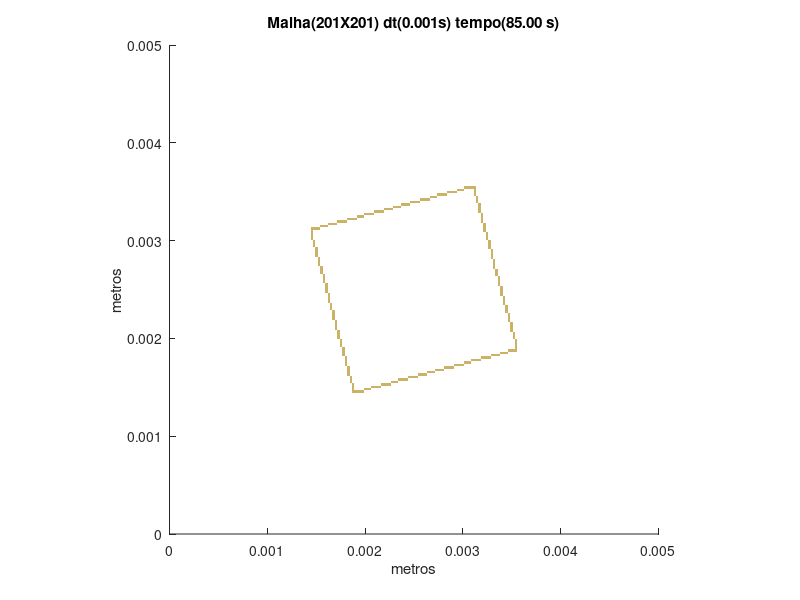

Write the MATLAB code that produced this figure.
set (gca,'PlotBoxAspectRatio',[1 1 1],'Xlim',[0,0.005],'Ylim',[0,0.005])
hold on
title('Malha(201X201) dt(0.001s) tempo(85.00 s)')
hold on
ylabel('metros')
hold on
xlabel('metros')
hold on

fill([0.00186567164179104 0.00186567164179104 0.00189054726368159 0.00189054726368159],[0.00144278606965174 0.00146766169154229 0.00146766169154229 0.00144278606965174],[0.8,0.7,0.4],'LineStyle','none')

fill([0.00189054726368159 0.00189054726368159 0.00191542288557214 0.00191542288557214],[0.00144278606965174 0.00146766169154229 0.00146766169154229 0.00144278606965174],[0.8,0.7,0.4],'LineStyle','none')

fill([0.00191542288557214 0.00191542288557214 0.00194029850746269 0.00194029850746269],[0.00144278606965174 0.00146766169154229 0.00146766169154229 0.00144278606965174],[0.8,0.7,0.4],'LineStyle','none')

fill([0.00194029850746269 0.00194029850746269 0.00196517412935323 0.00196517412935323],[0.00144278606965174 0.00146766169154229 0.00146766169154229 0.00144278606965174],[0.8,0.7,0.4],'LineStyle','none')

fill([0.00196517412935323 0.00196517412935323 0.00199004975124378 0.00199004975124378],[0.00144278606965174 0.00146766169154229 0.00146766169154229 0.00144278606965174],[0.8,0.7,0.4],'LineStyle','none')

fill([0.00186567164179104 0.00186567164179104 0.00189054726368159 0.00189054726368159],[0.00146766169154229 0.00149253731343284 0.00149253731343284 0.00146766169154229],[0.8,0.7,0.4],'LineStyle','none')

fill([0.00199004975124378 0.00199004975124378 0.00201492537313433 0.00201492537313433],[0.00146766169154229 0.00149253731343284 0.00149253731343284 0.00146766169154229],[0.8,0.7,0.4],'LineStyle','none')

fill([0.00201492537313433 0.00201492537313433 0.00203980099502488 0.00203980099502488],[0.00146766169154229 0.00149253731343284 0.00149253731343284 0.00146766169154229],[0.8,0.7,0.4],'LineStyle','none')

fill([0.00203980099502488 0.00203980099502488 0.00206467661691542 0.00206467661691542],[0.00146766169154229 0.00149253731343284 0.00149253731343284 0.00146766169154229],[0.8,0.7,0.4],'LineStyle','none')

fill([0.00186567164179104 0.00186567164179104 0.00189054726368159 0.00189054726368159],[0.00149253731343284 0.00151741293532338 0.00151741293532338 0.00149253731343284],[0.8,0.7,0.4],'LineStyle','none')

fill([0.00206467661691542 0.00206467661691542 0.00208955223880597 0.00208955223880597],[0.00149253731343284 0.00151741293532338 0.00151741293532338 0.00149253731343284],[0.8,0.7,0.4],'LineStyle','none')

fill([0.00208955223880597 0.00208955223880597 0.00211442786069652 0.00211442786069652],[0.00149253731343284 0.00151741293532338 0.00151741293532338 0.00149253731343284],[0.8,0.7,0.4],'LineStyle','none')

fill([0.00211442786069652 0.00211442786069652 0.00213930348258706 0.00213930348258706],[0.00149253731343284 0.00151741293532338 0.00151741293532338 0.00149253731343284],[0.8,0.7,0.4],'LineStyle','none')

fill([0.00213930348258706 0.00213930348258706 0.00216417910447761 0.00216417910447761],[0.00149253731343284 0.00151741293532338 0.00151741293532338 0.00149253731343284],[0.8,0.7,0.4],'LineStyle','none')

fill([0.00186567164179104 0.00186567164179104 0.00189054726368159 0.00189054726368159],[0.00151741293532338 0.00154228855721393 0.00154228855721393 0.00151741293532338],[0.8,0.7,0.4],'LineStyle','none')

fill([0.00216417910447761 0.00216417910447761 0.00218905472636816 0.00218905472636816],[0.00151741293532338 0.00154228855721393 0.00154228855721393 0.00151741293532338],[0.8,0.7,0.4],'LineStyle','none')

fill([0.00218905472636816 0.00218905472636816 0.00221393034825871 0.00221393034825871],[0.00151741293532338 0.00154228855721393 0.00154228855721393 0.00151741293532338],[0.8,0.7,0.4],'LineStyle','none')

fill([0.00221393034825871 0.00221393034825871 0.00223880597014925 0.00223880597014925],[0.00151741293532338 0.00154228855721393 0.00154228855721393 0.00151741293532338],[0.8,0.7,0.4],'LineStyle','none')

fill([0.00223880597014925 0.00223880597014925 0.0022636815920398 0.0022636815920398],[0.00151741293532338 0.00154228855721393 0.00154228855721393 0.00151741293532338],[0.8,0.7,0.4],'LineStyle','none')

fill([0.0018407960199005 0.0018407960199005 0.00186567164179104 0.00186567164179104],[0.00154228855721393 0.00156716417910448 0.00156716417910448 0.00154228855721393],[0.8,0.7,0.4],'LineStyle','none')

fill([0.0022636815920398 0.0022636815920398 0.00228855721393035 0.00228855721393035],[0.00154228855721393 0.00156716417910448 0.00156716417910448 0.00154228855721393],[0.8,0.7,0.4],'LineStyle','none')

fill([0.00228855721393035 0.00228855721393035 0.0023134328358209 0.0023134328358209],[0.00154228855721393 0.00156716417910448 0.00156716417910448 0.00154228855721393],[0.8,0.7,0.4],'LineStyle','none')

fill([0.0023134328358209 0.0023134328358209 0.00233830845771144 0.00233830845771144],[0.00154228855721393 0.00156716417910448 0.00156716417910448 0.00154228855721393],[0.8,0.7,0.4],'LineStyle','none')

fill([0.0018407960199005 0.0018407960199005 0.00186567164179104 0.00186567164179104],[0.00156716417910448 0.00159203980099502 0.00159203980099502 0.00156716417910448],[0.8,0.7,0.4],'LineStyle','none')

fill([0.00233830845771144 0.00233830845771144 0.00236318407960199 0.00236318407960199],[0.00156716417910448 0.00159203980099502 0.00159203980099502 0.00156716417910448],[0.8,0.7,0.4],'LineStyle','none')

fill([0.00236318407960199 0.00236318407960199 0.00238805970149254 0.00238805970149254],[0.00156716417910448 0.00159203980099502 0.00159203980099502 0.00156716417910448],[0.8,0.7,0.4],'LineStyle','none')

fill([0.00238805970149254 0.00238805970149254 0.00241293532338308 0.00241293532338308],[0.00156716417910448 0.00159203980099502 0.00159203980099502 0.00156716417910448],[0.8,0.7,0.4],'LineStyle','none')

fill([0.00241293532338308 0.00241293532338308 0.00243781094527363 0.00243781094527363],[0.00156716417910448 0.00159203980099502 0.00159203980099502 0.00156716417910448],[0.8,0.7,0.4],'LineStyle','none')

fill([0.0018407960199005 0.0018407960199005 0.00186567164179104 0.00186567164179104],[0.00159203980099502 0.00161691542288557 0.00161691542288557 0.00159203980099502],[0.8,0.7,0.4],'LineStyle','none')

fill([0.00243781094527363 0.00243781094527363 0.00246268656716418 0.00246268656716418],[0.00159203980099502 0.00161691542288557 0.00161691542288557 0.00159203980099502],[0.8,0.7,0.4],'LineStyle','none')

fill([0.00246268656716418 0.00246268656716418 0.00248756218905473 0.00248756218905473],[0.00159203980099502 0.00161691542288557 0.00161691542288557 0.00159203980099502],[0.8,0.7,0.4],'LineStyle','none')

fill([0.00248756218905473 0.00248756218905473 0.00251243781094527 0.00251243781094527],[0.00159203980099502 0.00161691542288557 0.00161691542288557 0.00159203980099502],[0.8,0.7,0.4],'LineStyle','none')

fill([0.00251243781094527 0.00251243781094527 0.00253731343283582 0.00253731343283582],[0.00159203980099502 0.00161691542288557 0.00161691542288557 0.00159203980099502],[0.8,0.7,0.4],'LineStyle','none')

fill([0.00181592039800995 0.00181592039800995 0.0018407960199005 0.0018407960199005],[0.00161691542288557 0.00164179104477612 0.00164179104477612 0.00161691542288557],[0.8,0.7,0.4],'LineStyle','none')

fill([0.00253731343283582 0.00253731343283582 0.00256218905472637 0.00256218905472637],[0.00161691542288557 0.00164179104477612 0.00164179104477612 0.00161691542288557],[0.8,0.7,0.4],'LineStyle','none')

fill([0.00256218905472637 0.00256218905472637 0.00258706467661692 0.00258706467661692],[0.00161691542288557 0.00164179104477612 0.00164179104477612 0.00161691542288557],[0.8,0.7,0.4],'LineStyle','none')

fill([0.00258706467661692 0.00258706467661692 0.00261194029850746 0.00261194029850746],[0.00161691542288557 0.00164179104477612 0.00164179104477612 0.00161691542288557],[0.8,0.7,0.4],'LineStyle','none')

fill([0.00261194029850746 0.00261194029850746 0.00263681592039801 0.00263681592039801],[0.00161691542288557 0.00164179104477612 0.00164179104477612 0.00161691542288557],[0.8,0.7,0.4],'LineStyle','none')

fill([0.00181592039800995 0.00181592039800995 0.0018407960199005 0.0018407960199005],[0.00164179104477612 0.00166666666666667 0.00166666666666667 0.00164179104477612],[0.8,0.7,0.4],'LineStyle','none')

fill([0.00263681592039801 0.00263681592039801 0.00266169154228856 0.00266169154228856],[0.00164179104477612 0.00166666666666667 0.00166666666666667 0.00164179104477612],[0.8,0.7,0.4],'LineStyle','none')

fill([0.00266169154228856 0.00266169154228856 0.0026865671641791 0.0026865671641791],[0.00164179104477612 0.00166666666666667 0.00166666666666667 0.00164179104477612],[0.8,0.7,0.4],'LineStyle','none')

fill([0.0026865671641791 0.0026865671641791 0.00271144278606965 0.00271144278606965],[0.00164179104477612 0.00166666666666667 0.00166666666666667 0.00164179104477612],[0.8,0.7,0.4],'LineStyle','none')

fill([0.00181592039800995 0.00181592039800995 0.0018407960199005 0.0018407960199005],[0.00166666666666667 0.00169154228855721 0.00169154228855721 0.00166666666666667],[0.8,0.7,0.4],'LineStyle','none')

fill([0.00271144278606965 0.00271144278606965 0.0027363184079602 0.0027363184079602],[0.00166666666666667 0.00169154228855721 0.00169154228855721 0.00166666666666667],[0.8,0.7,0.4],'LineStyle','none')

fill([0.0027363184079602 0.0027363184079602 0.00276119402985075 0.00276119402985075],[0.00166666666666667 0.00169154228855721 0.00169154228855721 0.00166666666666667],[0.8,0.7,0.4],'LineStyle','none')

fill([0.00276119402985075 0.00276119402985075 0.00278606965174129 0.00278606965174129],[0.00166666666666667 0.00169154228855721 0.00169154228855721 0.00166666666666667],[0.8,0.7,0.4],'LineStyle','none')

fill([0.00278606965174129 0.00278606965174129 0.00281094527363184 0.00281094527363184],[0.00166666666666667 0.00169154228855721 0.00169154228855721 0.00166666666666667],[0.8,0.7,0.4],'LineStyle','none')

fill([0.00181592039800995 0.00181592039800995 0.0018407960199005 0.0018407960199005],[0.00169154228855721 0.00171641791044776 0.00171641791044776 0.00169154228855721],[0.8,0.7,0.4],'LineStyle','none')

fill([0.00281094527363184 0.00281094527363184 0.00283582089552239 0.00283582089552239],[0.00169154228855721 0.00171641791044776 0.00171641791044776 0.00169154228855721],[0.8,0.7,0.4],'LineStyle','none')

fill([0.00283582089552239 0.00283582089552239 0.00286069651741294 0.00286069651741294],[0.00169154228855721 0.00171641791044776 0.00171641791044776 0.00169154228855721],[0.8,0.7,0.4],'LineStyle','none')

fill([0.00286069651741294 0.00286069651741294 0.00288557213930348 0.00288557213930348],[0.00169154228855721 0.00171641791044776 0.00171641791044776 0.00169154228855721],[0.8,0.7,0.4],'LineStyle','none')

fill([0.00288557213930348 0.00288557213930348 0.00291044776119403 0.00291044776119403],[0.00169154228855721 0.00171641791044776 0.00171641791044776 0.00169154228855721],[0.8,0.7,0.4],'LineStyle','none')

fill([0.0017910447761194 0.0017910447761194 0.00181592039800995 0.00181592039800995],[0.00171641791044776 0.00174129353233831 0.00174129353233831 0.00171641791044776],[0.8,0.7,0.4],'LineStyle','none')

fill([0.00291044776119403 0.00291044776119403 0.00293532338308458 0.00293532338308458],[0.00171641791044776 0.00174129353233831 0.00174129353233831 0.00171641791044776],[0.8,0.7,0.4],'LineStyle','none')

fill([0.00293532338308458 0.00293532338308458 0.00296019900497512 0.00296019900497512],[0.00171641791044776 0.00174129353233831 0.00174129353233831 0.00171641791044776],[0.8,0.7,0.4],'LineStyle','none')

fill([0.00296019900497512 0.00296019900497512 0.00298507462686567 0.00298507462686567],[0.00171641791044776 0.00174129353233831 0.00174129353233831 0.00171641791044776],[0.8,0.7,0.4],'LineStyle','none')

fill([0.00298507462686567 0.00298507462686567 0.00300995024875622 0.00300995024875622],[0.00171641791044776 0.00174129353233831 0.00174129353233831 0.00171641791044776],[0.8,0.7,0.4],'LineStyle','none')

fill([0.0017910447761194 0.0017910447761194 0.00181592039800995 0.00181592039800995],[0.00174129353233831 0.00176616915422886 0.00176616915422886 0.00174129353233831],[0.8,0.7,0.4],'LineStyle','none')

fill([0.00300995024875622 0.00300995024875622 0.00303482587064677 0.00303482587064677],[0.00174129353233831 0.00176616915422886 0.00176616915422886 0.00174129353233831],[0.8,0.7,0.4],'LineStyle','none')

fill([0.00303482587064677 0.00303482587064677 0.00305970149253731 0.00305970149253731],[0.00174129353233831 0.00176616915422886 0.00176616915422886 0.00174129353233831],[0.8,0.7,0.4],'LineStyle','none')

fill([0.00305970149253731 0.00305970149253731 0.00308457711442786 0.00308457711442786],[0.00174129353233831 0.00176616915422886 0.00176616915422886 0.00174129353233831],[0.8,0.7,0.4],'LineStyle','none')

fill([0.0017910447761194 0.0017910447761194 0.00181592039800995 0.00181592039800995],[0.00176616915422886 0.0017910447761194 0.0017910447761194 0.00176616915422886],[0.8,0.7,0.4],'LineStyle','none')

fill([0.00308457711442786 0.00308457711442786 0.00310945273631841 0.00310945273631841],[0.00176616915422886 0.0017910447761194 0.0017910447761194 0.00176616915422886],[0.8,0.7,0.4],'LineStyle','none')

fill([0.00310945273631841 0.00310945273631841 0.00313432835820896 0.00313432835820896],[0.00176616915422886 0.0017910447761194 0.0017910447761194 0.00176616915422886],[0.8,0.7,0.4],'LineStyle','none')

fill([0.00313432835820896 0.00313432835820896 0.0031592039800995 0.0031592039800995],[0.00176616915422886 0.0017910447761194 0.0017910447761194 0.00176616915422886],[0.8,0.7,0.4],'LineStyle','none')

fill([0.0031592039800995 0.0031592039800995 0.00318407960199005 0.00318407960199005],[0.00176616915422886 0.0017910447761194 0.0017910447761194 0.00176616915422886],[0.8,0.7,0.4],'LineStyle','none')

fill([0.0017910447761194 0.0017910447761194 0.00181592039800995 0.00181592039800995],[0.0017910447761194 0.00181592039800995 0.00181592039800995 0.0017910447761194],[0.8,0.7,0.4],'LineStyle','none')

fill([0.00318407960199005 0.00318407960199005 0.0032089552238806 0.0032089552238806],[0.0017910447761194 0.00181592039800995 0.00181592039800995 0.0017910447761194],[0.8,0.7,0.4],'LineStyle','none')

fill([0.0032089552238806 0.0032089552238806 0.00323383084577114 0.00323383084577114],[0.0017910447761194 0.00181592039800995 0.00181592039800995 0.0017910447761194],[0.8,0.7,0.4],'LineStyle','none')

fill([0.00323383084577114 0.00323383084577114 0.00325870646766169 0.00325870646766169],[0.0017910447761194 0.00181592039800995 0.00181592039800995 0.0017910447761194],[0.8,0.7,0.4],'LineStyle','none')

fill([0.00325870646766169 0.00325870646766169 0.00328358208955224 0.00328358208955224],[0.0017910447761194 0.00181592039800995 0.00181592039800995 0.0017910447761194],[0.8,0.7,0.4],'LineStyle','none')

fill([0.00176616915422886 0.00176616915422886 0.0017910447761194 0.0017910447761194],[0.00181592039800995 0.0018407960199005 0.0018407960199005 0.00181592039800995],[0.8,0.7,0.4],'LineStyle','none')

fill([0.00328358208955224 0.00328358208955224 0.00330845771144279 0.00330845771144279],[0.00181592039800995 0.0018407960199005 0.0018407960199005 0.00181592039800995],[0.8,0.7,0.4],'LineStyle','none')

fill([0.00330845771144279 0.00330845771144279 0.00333333333333333 0.00333333333333333],[0.00181592039800995 0.0018407960199005 0.0018407960199005 0.00181592039800995],[0.8,0.7,0.4],'LineStyle','none')

fill([0.00333333333333333 0.00333333333333333 0.00335820895522388 0.00335820895522388],[0.00181592039800995 0.0018407960199005 0.0018407960199005 0.00181592039800995],[0.8,0.7,0.4],'LineStyle','none')

fill([0.00335820895522388 0.00335820895522388 0.00338308457711443 0.00338308457711443],[0.00181592039800995 0.0018407960199005 0.0018407960199005 0.00181592039800995],[0.8,0.7,0.4],'LineStyle','none')

fill([0.00176616915422886 0.00176616915422886 0.0017910447761194 0.0017910447761194],[0.0018407960199005 0.00186567164179104 0.00186567164179104 0.0018407960199005],[0.8,0.7,0.4],'LineStyle','none')

fill([0.00338308457711443 0.00338308457711443 0.00340796019900498 0.00340796019900498],[0.0018407960199005 0.00186567164179104 0.00186567164179104 0.0018407960199005],[0.8,0.7,0.4],'LineStyle','none')

fill([0.00340796019900498 0.00340796019900498 0.00343283582089552 0.00343283582089552],[0.0018407960199005 0.00186567164179104 0.00186567164179104 0.0018407960199005],[0.8,0.7,0.4],'LineStyle','none')

fill([0.00343283582089552 0.00343283582089552 0.00345771144278607 0.00345771144278607],[0.0018407960199005 0.00186567164179104 0.00186567164179104 0.0018407960199005],[0.8,0.7,0.4],'LineStyle','none')

fill([0.00176616915422886 0.00176616915422886 0.0017910447761194 0.0017910447761194],[0.00186567164179104 0.00189054726368159 0.00189054726368159 0.00186567164179104],[0.8,0.7,0.4],'LineStyle','none')

fill([0.00345771144278607 0.00345771144278607 0.00348258706467662 0.00348258706467662],[0.00186567164179104 0.00189054726368159 0.00189054726368159 0.00186567164179104],[0.8,0.7,0.4],'LineStyle','none')

fill([0.00348258706467662 0.00348258706467662 0.00350746268656716 0.00350746268656716],[0.00186567164179104 0.00189054726368159 0.00189054726368159 0.00186567164179104],[0.8,0.7,0.4],'LineStyle','none')

fill([0.00350746268656716 0.00350746268656716 0.00353233830845771 0.00353233830845771],[0.00186567164179104 0.00189054726368159 0.00189054726368159 0.00186567164179104],[0.8,0.7,0.4],'LineStyle','none')

fill([0.00353233830845771 0.00353233830845771 0.00355721393034826 0.00355721393034826],[0.00186567164179104 0.00189054726368159 0.00189054726368159 0.00186567164179104],[0.8,0.7,0.4],'LineStyle','none')

fill([0.00176616915422886 0.00176616915422886 0.0017910447761194 0.0017910447761194],[0.00189054726368159 0.00191542288557214 0.00191542288557214 0.00189054726368159],[0.8,0.7,0.4],'LineStyle','none')

fill([0.00353233830845771 0.00353233830845771 0.00355721393034826 0.00355721393034826],[0.00189054726368159 0.00191542288557214 0.00191542288557214 0.00189054726368159],[0.8,0.7,0.4],'LineStyle','none')

fill([0.00174129353233831 0.00174129353233831 0.00176616915422886 0.00176616915422886],[0.00191542288557214 0.00194029850746269 0.00194029850746269 0.00191542288557214],[0.8,0.7,0.4],'LineStyle','none')

fill([0.00353233830845771 0.00353233830845771 0.00355721393034826 0.00355721393034826],[0.00191542288557214 0.00194029850746269 0.00194029850746269 0.00191542288557214],[0.8,0.7,0.4],'LineStyle','none')

fill([0.00174129353233831 0.00174129353233831 0.00176616915422886 0.00176616915422886],[0.00194029850746269 0.00196517412935323 0.00196517412935323 0.00194029850746269],[0.8,0.7,0.4],'LineStyle','none')

fill([0.00353233830845771 0.00353233830845771 0.00355721393034826 0.00355721393034826],[0.00194029850746269 0.00196517412935323 0.00196517412935323 0.00194029850746269],[0.8,0.7,0.4],'LineStyle','none')

fill([0.00174129353233831 0.00174129353233831 0.00176616915422886 0.00176616915422886],[0.00196517412935323 0.00199004975124378 0.00199004975124378 0.00196517412935323],[0.8,0.7,0.4],'LineStyle','none')

fill([0.00353233830845771 0.00353233830845771 0.00355721393034826 0.00355721393034826],[0.00196517412935323 0.00199004975124378 0.00199004975124378 0.00196517412935323],[0.8,0.7,0.4],'LineStyle','none')

fill([0.00171641791044776 0.00171641791044776 0.00174129353233831 0.00174129353233831],[0.00199004975124378 0.00201492537313433 0.00201492537313433 0.00199004975124378],[0.8,0.7,0.4],'LineStyle','none')

fill([0.00350746268656716 0.00350746268656716 0.00353233830845771 0.00353233830845771],[0.00199004975124378 0.00201492537313433 0.00201492537313433 0.00199004975124378],[0.8,0.7,0.4],'LineStyle','none')

fill([0.00171641791044776 0.00171641791044776 0.00174129353233831 0.00174129353233831],[0.00201492537313433 0.00203980099502488 0.00203980099502488 0.00201492537313433],[0.8,0.7,0.4],'LineStyle','none')

fill([0.00350746268656716 0.00350746268656716 0.00353233830845771 0.00353233830845771],[0.00201492537313433 0.00203980099502488 0.00203980099502488 0.00201492537313433],[0.8,0.7,0.4],'LineStyle','none')

fill([0.00171641791044776 0.00171641791044776 0.00174129353233831 0.00174129353233831],[0.00203980099502488 0.00206467661691542 0.00206467661691542 0.00203980099502488],[0.8,0.7,0.4],'LineStyle','none')

fill([0.00350746268656716 0.00350746268656716 0.00353233830845771 0.00353233830845771],[0.00203980099502488 0.00206467661691542 0.00206467661691542 0.00203980099502488],[0.8,0.7,0.4],'LineStyle','none')

fill([0.00171641791044776 0.00171641791044776 0.00174129353233831 0.00174129353233831],[0.00206467661691542 0.00208955223880597 0.00208955223880597 0.00206467661691542],[0.8,0.7,0.4],'LineStyle','none')

fill([0.00348258706467662 0.00348258706467662 0.00350746268656716 0.00350746268656716],[0.00206467661691542 0.00208955223880597 0.00208955223880597 0.00206467661691542],[0.8,0.7,0.4],'LineStyle','none')

fill([0.00169154228855721 0.00169154228855721 0.00171641791044776 0.00171641791044776],[0.00208955223880597 0.00211442786069652 0.00211442786069652 0.00208955223880597],[0.8,0.7,0.4],'LineStyle','none')

fill([0.00348258706467662 0.00348258706467662 0.00350746268656716 0.00350746268656716],[0.00208955223880597 0.00211442786069652 0.00211442786069652 0.00208955223880597],[0.8,0.7,0.4],'LineStyle','none')

fill([0.00169154228855721 0.00169154228855721 0.00171641791044776 0.00171641791044776],[0.00211442786069652 0.00213930348258706 0.00213930348258706 0.00211442786069652],[0.8,0.7,0.4],'LineStyle','none')

fill([0.00348258706467662 0.00348258706467662 0.00350746268656716 0.00350746268656716],[0.00211442786069652 0.00213930348258706 0.00213930348258706 0.00211442786069652],[0.8,0.7,0.4],'LineStyle','none')

fill([0.00169154228855721 0.00169154228855721 0.00171641791044776 0.00171641791044776],[0.00213930348258706 0.00216417910447761 0.00216417910447761 0.00213930348258706],[0.8,0.7,0.4],'LineStyle','none')

fill([0.00348258706467662 0.00348258706467662 0.00350746268656716 0.00350746268656716],[0.00213930348258706 0.00216417910447761 0.00216417910447761 0.00213930348258706],[0.8,0.7,0.4],'LineStyle','none')

fill([0.00169154228855721 0.00169154228855721 0.00171641791044776 0.00171641791044776],[0.00216417910447761 0.00218905472636816 0.00218905472636816 0.00216417910447761],[0.8,0.7,0.4],'LineStyle','none')

fill([0.00345771144278607 0.00345771144278607 0.00348258706467662 0.00348258706467662],[0.00216417910447761 0.00218905472636816 0.00218905472636816 0.00216417910447761],[0.8,0.7,0.4],'LineStyle','none')

fill([0.00166666666666667 0.00166666666666667 0.00169154228855721 0.00169154228855721],[0.00218905472636816 0.00221393034825871 0.00221393034825871 0.00218905472636816],[0.8,0.7,0.4],'LineStyle','none')

fill([0.00345771144278607 0.00345771144278607 0.00348258706467662 0.00348258706467662],[0.00218905472636816 0.00221393034825871 0.00221393034825871 0.00218905472636816],[0.8,0.7,0.4],'LineStyle','none')

fill([0.00166666666666667 0.00166666666666667 0.00169154228855721 0.00169154228855721],[0.00221393034825871 0.00223880597014925 0.00223880597014925 0.00221393034825871],[0.8,0.7,0.4],'LineStyle','none')

fill([0.00345771144278607 0.00345771144278607 0.00348258706467662 0.00348258706467662],[0.00221393034825871 0.00223880597014925 0.00223880597014925 0.00221393034825871],[0.8,0.7,0.4],'LineStyle','none')

fill([0.00166666666666667 0.00166666666666667 0.00169154228855721 0.00169154228855721],[0.00223880597014925 0.0022636815920398 0.0022636815920398 0.00223880597014925],[0.8,0.7,0.4],'LineStyle','none')

fill([0.00345771144278607 0.00345771144278607 0.00348258706467662 0.00348258706467662],[0.00223880597014925 0.0022636815920398 0.0022636815920398 0.00223880597014925],[0.8,0.7,0.4],'LineStyle','none')

fill([0.00166666666666667 0.00166666666666667 0.00169154228855721 0.00169154228855721],[0.0022636815920398 0.00228855721393035 0.00228855721393035 0.0022636815920398],[0.8,0.7,0.4],'LineStyle','none')

fill([0.00343283582089552 0.00343283582089552 0.00345771144278607 0.00345771144278607],[0.0022636815920398 0.00228855721393035 0.00228855721393035 0.0022636815920398],[0.8,0.7,0.4],'LineStyle','none')

fill([0.00164179104477612 0.00164179104477612 0.00166666666666667 0.00166666666666667],[0.00228855721393035 0.0023134328358209 0.0023134328358209 0.00228855721393035],[0.8,0.7,0.4],'LineStyle','none')

fill([0.00343283582089552 0.00343283582089552 0.00345771144278607 0.00345771144278607],[0.00228855721393035 0.0023134328358209 0.0023134328358209 0.00228855721393035],[0.8,0.7,0.4],'LineStyle','none')

fill([0.00164179104477612 0.00164179104477612 0.00166666666666667 0.00166666666666667],[0.0023134328358209 0.00233830845771144 0.00233830845771144 0.0023134328358209],[0.8,0.7,0.4],'LineStyle','none')

fill([0.00343283582089552 0.00343283582089552 0.00345771144278607 0.00345771144278607],[0.0023134328358209 0.00233830845771144 0.00233830845771144 0.0023134328358209],[0.8,0.7,0.4],'LineStyle','none')

fill([0.00164179104477612 0.00164179104477612 0.00166666666666667 0.00166666666666667],[0.00233830845771144 0.00236318407960199 0.00236318407960199 0.00233830845771144],[0.8,0.7,0.4],'LineStyle','none')

fill([0.00340796019900498 0.00340796019900498 0.00343283582089552 0.00343283582089552],[0.00233830845771144 0.00236318407960199 0.00236318407960199 0.00233830845771144],[0.8,0.7,0.4],'LineStyle','none')

fill([0.00161691542288557 0.00161691542288557 0.00164179104477612 0.00164179104477612],[0.00236318407960199 0.00238805970149254 0.00238805970149254 0.00236318407960199],[0.8,0.7,0.4],'LineStyle','none')

fill([0.00340796019900498 0.00340796019900498 0.00343283582089552 0.00343283582089552],[0.00236318407960199 0.00238805970149254 0.00238805970149254 0.00236318407960199],[0.8,0.7,0.4],'LineStyle','none')

fill([0.00161691542288557 0.00161691542288557 0.00164179104477612 0.00164179104477612],[0.00238805970149254 0.00241293532338308 0.00241293532338308 0.00238805970149254],[0.8,0.7,0.4],'LineStyle','none')

fill([0.00340796019900498 0.00340796019900498 0.00343283582089552 0.00343283582089552],[0.00238805970149254 0.00241293532338308 0.00241293532338308 0.00238805970149254],[0.8,0.7,0.4],'LineStyle','none')

fill([0.00161691542288557 0.00161691542288557 0.00164179104477612 0.00164179104477612],[0.00241293532338308 0.00243781094527363 0.00243781094527363 0.00241293532338308],[0.8,0.7,0.4],'LineStyle','none')

fill([0.00340796019900498 0.00340796019900498 0.00343283582089552 0.00343283582089552],[0.00241293532338308 0.00243781094527363 0.00243781094527363 0.00241293532338308],[0.8,0.7,0.4],'LineStyle','none')

fill([0.00161691542288557 0.00161691542288557 0.00164179104477612 0.00164179104477612],[0.00243781094527363 0.00246268656716418 0.00246268656716418 0.00243781094527363],[0.8,0.7,0.4],'LineStyle','none')

fill([0.00338308457711443 0.00338308457711443 0.00340796019900498 0.00340796019900498],[0.00243781094527363 0.00246268656716418 0.00246268656716418 0.00243781094527363],[0.8,0.7,0.4],'LineStyle','none')

fill([0.00159203980099502 0.00159203980099502 0.00161691542288557 0.00161691542288557],[0.00246268656716418 0.00248756218905473 0.00248756218905473 0.00246268656716418],[0.8,0.7,0.4],'LineStyle','none')

fill([0.00338308457711443 0.00338308457711443 0.00340796019900498 0.00340796019900498],[0.00246268656716418 0.00248756218905473 0.00248756218905473 0.00246268656716418],[0.8,0.7,0.4],'LineStyle','none')

fill([0.00159203980099502 0.00159203980099502 0.00161691542288557 0.00161691542288557],[0.00248756218905473 0.00251243781094527 0.00251243781094527 0.00248756218905473],[0.8,0.7,0.4],'LineStyle','none')

fill([0.00338308457711443 0.00338308457711443 0.00340796019900498 0.00340796019900498],[0.00248756218905473 0.00251243781094527 0.00251243781094527 0.00248756218905473],[0.8,0.7,0.4],'LineStyle','none')

fill([0.00159203980099502 0.00159203980099502 0.00161691542288557 0.00161691542288557],[0.00251243781094527 0.00253731343283582 0.00253731343283582 0.00251243781094527],[0.8,0.7,0.4],'LineStyle','none')

fill([0.00338308457711443 0.00338308457711443 0.00340796019900498 0.00340796019900498],[0.00251243781094527 0.00253731343283582 0.00253731343283582 0.00251243781094527],[0.8,0.7,0.4],'LineStyle','none')

fill([0.00159203980099502 0.00159203980099502 0.00161691542288557 0.00161691542288557],[0.00253731343283582 0.00256218905472637 0.00256218905472637 0.00253731343283582],[0.8,0.7,0.4],'LineStyle','none')

fill([0.00335820895522388 0.00335820895522388 0.00338308457711443 0.00338308457711443],[0.00253731343283582 0.00256218905472637 0.00256218905472637 0.00253731343283582],[0.8,0.7,0.4],'LineStyle','none')

fill([0.00156716417910448 0.00156716417910448 0.00159203980099502 0.00159203980099502],[0.00256218905472637 0.00258706467661692 0.00258706467661692 0.00256218905472637],[0.8,0.7,0.4],'LineStyle','none')

fill([0.00335820895522388 0.00335820895522388 0.00338308457711443 0.00338308457711443],[0.00256218905472637 0.00258706467661692 0.00258706467661692 0.00256218905472637],[0.8,0.7,0.4],'LineStyle','none')

fill([0.00156716417910448 0.00156716417910448 0.00159203980099502 0.00159203980099502],[0.00258706467661692 0.00261194029850746 0.00261194029850746 0.00258706467661692],[0.8,0.7,0.4],'LineStyle','none')

fill([0.00335820895522388 0.00335820895522388 0.00338308457711443 0.00338308457711443],[0.00258706467661692 0.00261194029850746 0.00261194029850746 0.00258706467661692],[0.8,0.7,0.4],'LineStyle','none')

fill([0.00156716417910448 0.00156716417910448 0.00159203980099502 0.00159203980099502],[0.00261194029850746 0.00263681592039801 0.00263681592039801 0.00261194029850746],[0.8,0.7,0.4],'LineStyle','none')

fill([0.00335820895522388 0.00335820895522388 0.00338308457711443 0.00338308457711443],[0.00261194029850746 0.00263681592039801 0.00263681592039801 0.00261194029850746],[0.8,0.7,0.4],'LineStyle','none')

fill([0.00156716417910448 0.00156716417910448 0.00159203980099502 0.00159203980099502],[0.00263681592039801 0.00266169154228856 0.00266169154228856 0.00263681592039801],[0.8,0.7,0.4],'LineStyle','none')

fill([0.00333333333333333 0.00333333333333333 0.00335820895522388 0.00335820895522388],[0.00263681592039801 0.00266169154228856 0.00266169154228856 0.00263681592039801],[0.8,0.7,0.4],'LineStyle','none')

fill([0.00154228855721393 0.00154228855721393 0.00156716417910448 0.00156716417910448],[0.00266169154228856 0.0026865671641791 0.0026865671641791 0.00266169154228856],[0.8,0.7,0.4],'LineStyle','none')

fill([0.00333333333333333 0.00333333333333333 0.00335820895522388 0.00335820895522388],[0.00266169154228856 0.0026865671641791 0.0026865671641791 0.00266169154228856],[0.8,0.7,0.4],'LineStyle','none')

fill([0.00154228855721393 0.00154228855721393 0.00156716417910448 0.00156716417910448],[0.0026865671641791 0.00271144278606965 0.00271144278606965 0.0026865671641791],[0.8,0.7,0.4],'LineStyle','none')

fill([0.00333333333333333 0.00333333333333333 0.00335820895522388 0.00335820895522388],[0.0026865671641791 0.00271144278606965 0.00271144278606965 0.0026865671641791],[0.8,0.7,0.4],'LineStyle','none')

fill([0.00154228855721393 0.00154228855721393 0.00156716417910448 0.00156716417910448],[0.00271144278606965 0.0027363184079602 0.0027363184079602 0.00271144278606965],[0.8,0.7,0.4],'LineStyle','none')

fill([0.00330845771144279 0.00330845771144279 0.00333333333333333 0.00333333333333333],[0.00271144278606965 0.0027363184079602 0.0027363184079602 0.00271144278606965],[0.8,0.7,0.4],'LineStyle','none')

fill([0.00151741293532338 0.00151741293532338 0.00154228855721393 0.00154228855721393],[0.0027363184079602 0.00276119402985075 0.00276119402985075 0.0027363184079602],[0.8,0.7,0.4],'LineStyle','none')

fill([0.00330845771144279 0.00330845771144279 0.00333333333333333 0.00333333333333333],[0.0027363184079602 0.00276119402985075 0.00276119402985075 0.0027363184079602],[0.8,0.7,0.4],'LineStyle','none')

fill([0.00151741293532338 0.00151741293532338 0.00154228855721393 0.00154228855721393],[0.00276119402985075 0.00278606965174129 0.00278606965174129 0.00276119402985075],[0.8,0.7,0.4],'LineStyle','none')

fill([0.00330845771144279 0.00330845771144279 0.00333333333333333 0.00333333333333333],[0.00276119402985075 0.00278606965174129 0.00278606965174129 0.00276119402985075],[0.8,0.7,0.4],'LineStyle','none')

fill([0.00151741293532338 0.00151741293532338 0.00154228855721393 0.00154228855721393],[0.00278606965174129 0.00281094527363184 0.00281094527363184 0.00278606965174129],[0.8,0.7,0.4],'LineStyle','none')

fill([0.00330845771144279 0.00330845771144279 0.00333333333333333 0.00333333333333333],[0.00278606965174129 0.00281094527363184 0.00281094527363184 0.00278606965174129],[0.8,0.7,0.4],'LineStyle','none')

fill([0.00151741293532338 0.00151741293532338 0.00154228855721393 0.00154228855721393],[0.00281094527363184 0.00283582089552239 0.00283582089552239 0.00281094527363184],[0.8,0.7,0.4],'LineStyle','none')

fill([0.00328358208955224 0.00328358208955224 0.00330845771144279 0.00330845771144279],[0.00281094527363184 0.00283582089552239 0.00283582089552239 0.00281094527363184],[0.8,0.7,0.4],'LineStyle','none')

fill([0.00149253731343284 0.00149253731343284 0.00151741293532338 0.00151741293532338],[0.00283582089552239 0.00286069651741294 0.00286069651741294 0.00283582089552239],[0.8,0.7,0.4],'LineStyle','none')

fill([0.00328358208955224 0.00328358208955224 0.00330845771144279 0.00330845771144279],[0.00283582089552239 0.00286069651741294 0.00286069651741294 0.00283582089552239],[0.8,0.7,0.4],'LineStyle','none')

fill([0.00149253731343284 0.00149253731343284 0.00151741293532338 0.00151741293532338],[0.00286069651741294 0.00288557213930348 0.00288557213930348 0.00286069651741294],[0.8,0.7,0.4],'LineStyle','none')

fill([0.00328358208955224 0.00328358208955224 0.00330845771144279 0.00330845771144279],[0.00286069651741294 0.00288557213930348 0.00288557213930348 0.00286069651741294],[0.8,0.7,0.4],'LineStyle','none')

fill([0.00149253731343284 0.00149253731343284 0.00151741293532338 0.00151741293532338],[0.00288557213930348 0.00291044776119403 0.00291044776119403 0.00288557213930348],[0.8,0.7,0.4],'LineStyle','none')

fill([0.00328358208955224 0.00328358208955224 0.00330845771144279 0.00330845771144279],[0.00288557213930348 0.00291044776119403 0.00291044776119403 0.00288557213930348],[0.8,0.7,0.4],'LineStyle','none')

fill([0.00149253731343284 0.00149253731343284 0.00151741293532338 0.00151741293532338],[0.00291044776119403 0.00293532338308458 0.00293532338308458 0.00291044776119403],[0.8,0.7,0.4],'LineStyle','none')

fill([0.00325870646766169 0.00325870646766169 0.00328358208955224 0.00328358208955224],[0.00291044776119403 0.00293532338308458 0.00293532338308458 0.00291044776119403],[0.8,0.7,0.4],'LineStyle','none')

fill([0.00146766169154229 0.00146766169154229 0.00149253731343284 0.00149253731343284],[0.00293532338308458 0.00296019900497512 0.00296019900497512 0.00293532338308458],[0.8,0.7,0.4],'LineStyle','none')

fill([0.00325870646766169 0.00325870646766169 0.00328358208955224 0.00328358208955224],[0.00293532338308458 0.00296019900497512 0.00296019900497512 0.00293532338308458],[0.8,0.7,0.4],'LineStyle','none')

fill([0.00146766169154229 0.00146766169154229 0.00149253731343284 0.00149253731343284],[0.00296019900497512 0.00298507462686567 0.00298507462686567 0.00296019900497512],[0.8,0.7,0.4],'LineStyle','none')

fill([0.00325870646766169 0.00325870646766169 0.00328358208955224 0.00328358208955224],[0.00296019900497512 0.00298507462686567 0.00298507462686567 0.00296019900497512],[0.8,0.7,0.4],'LineStyle','none')

fill([0.00146766169154229 0.00146766169154229 0.00149253731343284 0.00149253731343284],[0.00298507462686567 0.00300995024875622 0.00300995024875622 0.00298507462686567],[0.8,0.7,0.4],'LineStyle','none')

fill([0.00325870646766169 0.00325870646766169 0.00328358208955224 0.00328358208955224],[0.00298507462686567 0.00300995024875622 0.00300995024875622 0.00298507462686567],[0.8,0.7,0.4],'LineStyle','none')

fill([0.00144278606965174 0.00144278606965174 0.00146766169154229 0.00146766169154229],[0.00300995024875622 0.00303482587064677 0.00303482587064677 0.00300995024875622],[0.8,0.7,0.4],'LineStyle','none')

fill([0.00323383084577114 0.00323383084577114 0.00325870646766169 0.00325870646766169],[0.00300995024875622 0.00303482587064677 0.00303482587064677 0.00300995024875622],[0.8,0.7,0.4],'LineStyle','none')

fill([0.00144278606965174 0.00144278606965174 0.00146766169154229 0.00146766169154229],[0.00303482587064677 0.00305970149253731 0.00305970149253731 0.00303482587064677],[0.8,0.7,0.4],'LineStyle','none')

fill([0.00323383084577114 0.00323383084577114 0.00325870646766169 0.00325870646766169],[0.00303482587064677 0.00305970149253731 0.00305970149253731 0.00303482587064677],[0.8,0.7,0.4],'LineStyle','none')

fill([0.00144278606965174 0.00144278606965174 0.00146766169154229 0.00146766169154229],[0.00305970149253731 0.00308457711442786 0.00308457711442786 0.00305970149253731],[0.8,0.7,0.4],'LineStyle','none')

fill([0.00323383084577114 0.00323383084577114 0.00325870646766169 0.00325870646766169],[0.00305970149253731 0.00308457711442786 0.00308457711442786 0.00305970149253731],[0.8,0.7,0.4],'LineStyle','none')

fill([0.00144278606965174 0.00144278606965174 0.00146766169154229 0.00146766169154229],[0.00308457711442786 0.00310945273631841 0.00310945273631841 0.00308457711442786],[0.8,0.7,0.4],'LineStyle','none')

fill([0.0032089552238806 0.0032089552238806 0.00323383084577114 0.00323383084577114],[0.00308457711442786 0.00310945273631841 0.00310945273631841 0.00308457711442786],[0.8,0.7,0.4],'LineStyle','none')

fill([0.00144278606965174 0.00144278606965174 0.00146766169154229 0.00146766169154229],[0.00310945273631841 0.00313432835820896 0.00313432835820896 0.00310945273631841],[0.8,0.7,0.4],'LineStyle','none')

fill([0.00146766169154229 0.00146766169154229 0.00149253731343284 0.00149253731343284],[0.00310945273631841 0.00313432835820896 0.00313432835820896 0.00310945273631841],[0.8,0.7,0.4],'LineStyle','none')

fill([0.00149253731343284 0.00149253731343284 0.00151741293532338 0.00151741293532338],[0.00310945273631841 0.00313432835820896 0.00313432835820896 0.00310945273631841],[0.8,0.7,0.4],'LineStyle','none')

fill([0.00151741293532338 0.00151741293532338 0.00154228855721393 0.00154228855721393],[0.00310945273631841 0.00313432835820896 0.00313432835820896 0.00310945273631841],[0.8,0.7,0.4],'LineStyle','none')

fill([0.0032089552238806 0.0032089552238806 0.00323383084577114 0.00323383084577114],[0.00310945273631841 0.00313432835820896 0.00313432835820896 0.00310945273631841],[0.8,0.7,0.4],'LineStyle','none')

fill([0.00154228855721393 0.00154228855721393 0.00156716417910448 0.00156716417910448],[0.00313432835820896 0.0031592039800995 0.0031592039800995 0.00313432835820896],[0.8,0.7,0.4],'LineStyle','none')

fill([0.00156716417910448 0.00156716417910448 0.00159203980099502 0.00159203980099502],[0.00313432835820896 0.0031592039800995 0.0031592039800995 0.00313432835820896],[0.8,0.7,0.4],'LineStyle','none')

fill([0.00159203980099502 0.00159203980099502 0.00161691542288557 0.00161691542288557],[0.00313432835820896 0.0031592039800995 0.0031592039800995 0.00313432835820896],[0.8,0.7,0.4],'LineStyle','none')

fill([0.0032089552238806 0.0032089552238806 0.00323383084577114 0.00323383084577114],[0.00313432835820896 0.0031592039800995 0.0031592039800995 0.00313432835820896],[0.8,0.7,0.4],'LineStyle','none')

fill([0.00161691542288557 0.00161691542288557 0.00164179104477612 0.00164179104477612],[0.0031592039800995 0.00318407960199005 0.00318407960199005 0.0031592039800995],[0.8,0.7,0.4],'LineStyle','none')

fill([0.00164179104477612 0.00164179104477612 0.00166666666666667 0.00166666666666667],[0.0031592039800995 0.00318407960199005 0.00318407960199005 0.0031592039800995],[0.8,0.7,0.4],'LineStyle','none')

fill([0.00166666666666667 0.00166666666666667 0.00169154228855721 0.00169154228855721],[0.0031592039800995 0.00318407960199005 0.00318407960199005 0.0031592039800995],[0.8,0.7,0.4],'LineStyle','none')

fill([0.00169154228855721 0.00169154228855721 0.00171641791044776 0.00171641791044776],[0.0031592039800995 0.00318407960199005 0.00318407960199005 0.0031592039800995],[0.8,0.7,0.4],'LineStyle','none')

fill([0.0032089552238806 0.0032089552238806 0.00323383084577114 0.00323383084577114],[0.0031592039800995 0.00318407960199005 0.00318407960199005 0.0031592039800995],[0.8,0.7,0.4],'LineStyle','none')

fill([0.00171641791044776 0.00171641791044776 0.00174129353233831 0.00174129353233831],[0.00318407960199005 0.0032089552238806 0.0032089552238806 0.00318407960199005],[0.8,0.7,0.4],'LineStyle','none')

fill([0.00174129353233831 0.00174129353233831 0.00176616915422886 0.00176616915422886],[0.00318407960199005 0.0032089552238806 0.0032089552238806 0.00318407960199005],[0.8,0.7,0.4],'LineStyle','none')

fill([0.00176616915422886 0.00176616915422886 0.0017910447761194 0.0017910447761194],[0.00318407960199005 0.0032089552238806 0.0032089552238806 0.00318407960199005],[0.8,0.7,0.4],'LineStyle','none')

fill([0.0017910447761194 0.0017910447761194 0.00181592039800995 0.00181592039800995],[0.00318407960199005 0.0032089552238806 0.0032089552238806 0.00318407960199005],[0.8,0.7,0.4],'LineStyle','none')

fill([0.00318407960199005 0.00318407960199005 0.0032089552238806 0.0032089552238806],[0.00318407960199005 0.0032089552238806 0.0032089552238806 0.00318407960199005],[0.8,0.7,0.4],'LineStyle','none')

fill([0.00181592039800995 0.00181592039800995 0.0018407960199005 0.0018407960199005],[0.0032089552238806 0.00323383084577114 0.00323383084577114 0.0032089552238806],[0.8,0.7,0.4],'LineStyle','none')

fill([0.0018407960199005 0.0018407960199005 0.00186567164179104 0.00186567164179104],[0.0032089552238806 0.00323383084577114 0.00323383084577114 0.0032089552238806],[0.8,0.7,0.4],'LineStyle','none')

fill([0.00186567164179104 0.00186567164179104 0.00189054726368159 0.00189054726368159],[0.0032089552238806 0.00323383084577114 0.00323383084577114 0.0032089552238806],[0.8,0.7,0.4],'LineStyle','none')

fill([0.00189054726368159 0.00189054726368159 0.00191542288557214 0.00191542288557214],[0.0032089552238806 0.00323383084577114 0.00323383084577114 0.0032089552238806],[0.8,0.7,0.4],'LineStyle','none')

fill([0.00318407960199005 0.00318407960199005 0.0032089552238806 0.0032089552238806],[0.0032089552238806 0.00323383084577114 0.00323383084577114 0.0032089552238806],[0.8,0.7,0.4],'LineStyle','none')

fill([0.00191542288557214 0.00191542288557214 0.00194029850746269 0.00194029850746269],[0.00323383084577114 0.00325870646766169 0.00325870646766169 0.00323383084577114],[0.8,0.7,0.4],'LineStyle','none')

fill([0.00194029850746269 0.00194029850746269 0.00196517412935323 0.00196517412935323],[0.00323383084577114 0.00325870646766169 0.00325870646766169 0.00323383084577114],[0.8,0.7,0.4],'LineStyle','none')

fill([0.00196517412935323 0.00196517412935323 0.00199004975124378 0.00199004975124378],[0.00323383084577114 0.00325870646766169 0.00325870646766169 0.00323383084577114],[0.8,0.7,0.4],'LineStyle','none')

fill([0.00318407960199005 0.00318407960199005 0.0032089552238806 0.0032089552238806],[0.00323383084577114 0.00325870646766169 0.00325870646766169 0.00323383084577114],[0.8,0.7,0.4],'LineStyle','none')

fill([0.00199004975124378 0.00199004975124378 0.00201492537313433 0.00201492537313433],[0.00325870646766169 0.00328358208955224 0.00328358208955224 0.00325870646766169],[0.8,0.7,0.4],'LineStyle','none')

fill([0.00201492537313433 0.00201492537313433 0.00203980099502488 0.00203980099502488],[0.00325870646766169 0.00328358208955224 0.00328358208955224 0.00325870646766169],[0.8,0.7,0.4],'LineStyle','none')

fill([0.00203980099502488 0.00203980099502488 0.00206467661691542 0.00206467661691542],[0.00325870646766169 0.00328358208955224 0.00328358208955224 0.00325870646766169],[0.8,0.7,0.4],'LineStyle','none')

fill([0.00206467661691542 0.00206467661691542 0.00208955223880597 0.00208955223880597],[0.00325870646766169 0.00328358208955224 0.00328358208955224 0.00325870646766169],[0.8,0.7,0.4],'LineStyle','none')

fill([0.00318407960199005 0.00318407960199005 0.0032089552238806 0.0032089552238806],[0.00325870646766169 0.00328358208955224 0.00328358208955224 0.00325870646766169],[0.8,0.7,0.4],'LineStyle','none')

fill([0.00208955223880597 0.00208955223880597 0.00211442786069652 0.00211442786069652],[0.00328358208955224 0.00330845771144279 0.00330845771144279 0.00328358208955224],[0.8,0.7,0.4],'LineStyle','none')

fill([0.00211442786069652 0.00211442786069652 0.00213930348258706 0.00213930348258706],[0.00328358208955224 0.00330845771144279 0.00330845771144279 0.00328358208955224],[0.8,0.7,0.4],'LineStyle','none')

fill([0.00213930348258706 0.00213930348258706 0.00216417910447761 0.00216417910447761],[0.00328358208955224 0.00330845771144279 0.00330845771144279 0.00328358208955224],[0.8,0.7,0.4],'LineStyle','none')

fill([0.00216417910447761 0.00216417910447761 0.00218905472636816 0.00218905472636816],[0.00328358208955224 0.00330845771144279 0.00330845771144279 0.00328358208955224],[0.8,0.7,0.4],'LineStyle','none')

fill([0.0031592039800995 0.0031592039800995 0.00318407960199005 0.00318407960199005],[0.00328358208955224 0.00330845771144279 0.00330845771144279 0.00328358208955224],[0.8,0.7,0.4],'LineStyle','none')

fill([0.00218905472636816 0.00218905472636816 0.00221393034825871 0.00221393034825871],[0.00330845771144279 0.00333333333333333 0.00333333333333333 0.00330845771144279],[0.8,0.7,0.4],'LineStyle','none')

fill([0.00221393034825871 0.00221393034825871 0.00223880597014925 0.00223880597014925],[0.00330845771144279 0.00333333333333333 0.00333333333333333 0.00330845771144279],[0.8,0.7,0.4],'LineStyle','none')

fill([0.00223880597014925 0.00223880597014925 0.0022636815920398 0.0022636815920398],[0.00330845771144279 0.00333333333333333 0.00333333333333333 0.00330845771144279],[0.8,0.7,0.4],'LineStyle','none')

fill([0.0022636815920398 0.0022636815920398 0.00228855721393035 0.00228855721393035],[0.00330845771144279 0.00333333333333333 0.00333333333333333 0.00330845771144279],[0.8,0.7,0.4],'LineStyle','none')

fill([0.0031592039800995 0.0031592039800995 0.00318407960199005 0.00318407960199005],[0.00330845771144279 0.00333333333333333 0.00333333333333333 0.00330845771144279],[0.8,0.7,0.4],'LineStyle','none')

fill([0.00228855721393035 0.00228855721393035 0.0023134328358209 0.0023134328358209],[0.00333333333333333 0.00335820895522388 0.00335820895522388 0.00333333333333333],[0.8,0.7,0.4],'LineStyle','none')

fill([0.0023134328358209 0.0023134328358209 0.00233830845771144 0.00233830845771144],[0.00333333333333333 0.00335820895522388 0.00335820895522388 0.00333333333333333],[0.8,0.7,0.4],'LineStyle','none')

fill([0.00233830845771144 0.00233830845771144 0.00236318407960199 0.00236318407960199],[0.00333333333333333 0.00335820895522388 0.00335820895522388 0.00333333333333333],[0.8,0.7,0.4],'LineStyle','none')

fill([0.0031592039800995 0.0031592039800995 0.00318407960199005 0.00318407960199005],[0.00333333333333333 0.00335820895522388 0.00335820895522388 0.00333333333333333],[0.8,0.7,0.4],'LineStyle','none')

fill([0.00236318407960199 0.00236318407960199 0.00238805970149254 0.00238805970149254],[0.00335820895522388 0.00338308457711443 0.00338308457711443 0.00335820895522388],[0.8,0.7,0.4],'LineStyle','none')

fill([0.00238805970149254 0.00238805970149254 0.00241293532338308 0.00241293532338308],[0.00335820895522388 0.00338308457711443 0.00338308457711443 0.00335820895522388],[0.8,0.7,0.4],'LineStyle','none')

fill([0.00241293532338308 0.00241293532338308 0.00243781094527363 0.00243781094527363],[0.00335820895522388 0.00338308457711443 0.00338308457711443 0.00335820895522388],[0.8,0.7,0.4],'LineStyle','none')

fill([0.00243781094527363 0.00243781094527363 0.00246268656716418 0.00246268656716418],[0.00335820895522388 0.00338308457711443 0.00338308457711443 0.00335820895522388],[0.8,0.7,0.4],'LineStyle','none')

fill([0.0031592039800995 0.0031592039800995 0.00318407960199005 0.00318407960199005],[0.00335820895522388 0.00338308457711443 0.00338308457711443 0.00335820895522388],[0.8,0.7,0.4],'LineStyle','none')

fill([0.00246268656716418 0.00246268656716418 0.00248756218905473 0.00248756218905473],[0.00338308457711443 0.00340796019900498 0.00340796019900498 0.00338308457711443],[0.8,0.7,0.4],'LineStyle','none')

fill([0.00248756218905473 0.00248756218905473 0.00251243781094527 0.00251243781094527],[0.00338308457711443 0.00340796019900498 0.00340796019900498 0.00338308457711443],[0.8,0.7,0.4],'LineStyle','none')

fill([0.00251243781094527 0.00251243781094527 0.00253731343283582 0.00253731343283582],[0.00338308457711443 0.00340796019900498 0.00340796019900498 0.00338308457711443],[0.8,0.7,0.4],'LineStyle','none')

fill([0.00253731343283582 0.00253731343283582 0.00256218905472637 0.00256218905472637],[0.00338308457711443 0.00340796019900498 0.00340796019900498 0.00338308457711443],[0.8,0.7,0.4],'LineStyle','none')

fill([0.00313432835820896 0.00313432835820896 0.0031592039800995 0.0031592039800995],[0.00338308457711443 0.00340796019900498 0.00340796019900498 0.00338308457711443],[0.8,0.7,0.4],'LineStyle','none')

fill([0.00256218905472637 0.00256218905472637 0.00258706467661692 0.00258706467661692],[0.00340796019900498 0.00343283582089552 0.00343283582089552 0.00340796019900498],[0.8,0.7,0.4],'LineStyle','none')

fill([0.00258706467661692 0.00258706467661692 0.00261194029850746 0.00261194029850746],[0.00340796019900498 0.00343283582089552 0.00343283582089552 0.00340796019900498],[0.8,0.7,0.4],'LineStyle','none')

fill([0.00261194029850746 0.00261194029850746 0.00263681592039801 0.00263681592039801],[0.00340796019900498 0.00343283582089552 0.00343283582089552 0.00340796019900498],[0.8,0.7,0.4],'LineStyle','none')

fill([0.00263681592039801 0.00263681592039801 0.00266169154228856 0.00266169154228856],[0.00340796019900498 0.00343283582089552 0.00343283582089552 0.00340796019900498],[0.8,0.7,0.4],'LineStyle','none')

fill([0.00313432835820896 0.00313432835820896 0.0031592039800995 0.0031592039800995],[0.00340796019900498 0.00343283582089552 0.00343283582089552 0.00340796019900498],[0.8,0.7,0.4],'LineStyle','none')

fill([0.00266169154228856 0.00266169154228856 0.0026865671641791 0.0026865671641791],[0.00343283582089552 0.00345771144278607 0.00345771144278607 0.00343283582089552],[0.8,0.7,0.4],'LineStyle','none')

fill([0.0026865671641791 0.0026865671641791 0.00271144278606965 0.00271144278606965],[0.00343283582089552 0.00345771144278607 0.00345771144278607 0.00343283582089552],[0.8,0.7,0.4],'LineStyle','none')

fill([0.00271144278606965 0.00271144278606965 0.0027363184079602 0.0027363184079602],[0.00343283582089552 0.00345771144278607 0.00345771144278607 0.00343283582089552],[0.8,0.7,0.4],'LineStyle','none')

fill([0.00313432835820896 0.00313432835820896 0.0031592039800995 0.0031592039800995],[0.00343283582089552 0.00345771144278607 0.00345771144278607 0.00343283582089552],[0.8,0.7,0.4],'LineStyle','none')

fill([0.0027363184079602 0.0027363184079602 0.00276119402985075 0.00276119402985075],[0.00345771144278607 0.00348258706467662 0.00348258706467662 0.00345771144278607],[0.8,0.7,0.4],'LineStyle','none')

fill([0.00276119402985075 0.00276119402985075 0.00278606965174129 0.00278606965174129],[0.00345771144278607 0.00348258706467662 0.00348258706467662 0.00345771144278607],[0.8,0.7,0.4],'LineStyle','none')

fill([0.00278606965174129 0.00278606965174129 0.00281094527363184 0.00281094527363184],[0.00345771144278607 0.00348258706467662 0.00348258706467662 0.00345771144278607],[0.8,0.7,0.4],'LineStyle','none')

fill([0.00281094527363184 0.00281094527363184 0.00283582089552239 0.00283582089552239],[0.00345771144278607 0.00348258706467662 0.00348258706467662 0.00345771144278607],[0.8,0.7,0.4],'LineStyle','none')

fill([0.00310945273631841 0.00310945273631841 0.00313432835820896 0.00313432835820896],[0.00345771144278607 0.00348258706467662 0.00348258706467662 0.00345771144278607],[0.8,0.7,0.4],'LineStyle','none')

fill([0.00283582089552239 0.00283582089552239 0.00286069651741294 0.00286069651741294],[0.00348258706467662 0.00350746268656716 0.00350746268656716 0.00348258706467662],[0.8,0.7,0.4],'LineStyle','none')

fill([0.00286069651741294 0.00286069651741294 0.00288557213930348 0.00288557213930348],[0.00348258706467662 0.00350746268656716 0.00350746268656716 0.00348258706467662],[0.8,0.7,0.4],'LineStyle','none')

fill([0.00288557213930348 0.00288557213930348 0.00291044776119403 0.00291044776119403],[0.00348258706467662 0.00350746268656716 0.00350746268656716 0.00348258706467662],[0.8,0.7,0.4],'LineStyle','none')

fill([0.00291044776119403 0.00291044776119403 0.00293532338308458 0.00293532338308458],[0.00348258706467662 0.00350746268656716 0.00350746268656716 0.00348258706467662],[0.8,0.7,0.4],'LineStyle','none')

fill([0.00310945273631841 0.00310945273631841 0.00313432835820896 0.00313432835820896],[0.00348258706467662 0.00350746268656716 0.00350746268656716 0.00348258706467662],[0.8,0.7,0.4],'LineStyle','none')

fill([0.00293532338308458 0.00293532338308458 0.00296019900497512 0.00296019900497512],[0.00350746268656716 0.00353233830845771 0.00353233830845771 0.00350746268656716],[0.8,0.7,0.4],'LineStyle','none')

fill([0.00296019900497512 0.00296019900497512 0.00298507462686567 0.00298507462686567],[0.00350746268656716 0.00353233830845771 0.00353233830845771 0.00350746268656716],[0.8,0.7,0.4],'LineStyle','none')

fill([0.00298507462686567 0.00298507462686567 0.00300995024875622 0.00300995024875622],[0.00350746268656716 0.00353233830845771 0.00353233830845771 0.00350746268656716],[0.8,0.7,0.4],'LineStyle','none')

fill([0.00310945273631841 0.00310945273631841 0.00313432835820896 0.00313432835820896],[0.00350746268656716 0.00353233830845771 0.00353233830845771 0.00350746268656716],[0.8,0.7,0.4],'LineStyle','none')

fill([0.00300995024875622 0.00300995024875622 0.00303482587064677 0.00303482587064677],[0.00353233830845771 0.00355721393034826 0.00355721393034826 0.00353233830845771],[0.8,0.7,0.4],'LineStyle','none')

fill([0.00303482587064677 0.00303482587064677 0.00305970149253731 0.00305970149253731],[0.00353233830845771 0.00355721393034826 0.00355721393034826 0.00353233830845771],[0.8,0.7,0.4],'LineStyle','none')

fill([0.00305970149253731 0.00305970149253731 0.00308457711442786 0.00308457711442786],[0.00353233830845771 0.00355721393034826 0.00355721393034826 0.00353233830845771],[0.8,0.7,0.4],'LineStyle','none')

fill([0.00308457711442786 0.00308457711442786 0.00310945273631841 0.00310945273631841],[0.00353233830845771 0.00355721393034826 0.00355721393034826 0.00353233830845771],[0.8,0.7,0.4],'LineStyle','none')

fill([0.00310945273631841 0.00310945273631841 0.00313432835820896 0.00313432835820896],[0.00353233830845771 0.00355721393034826 0.00355721393034826 0.00353233830845771],[0.8,0.7,0.4],'LineStyle','none')
